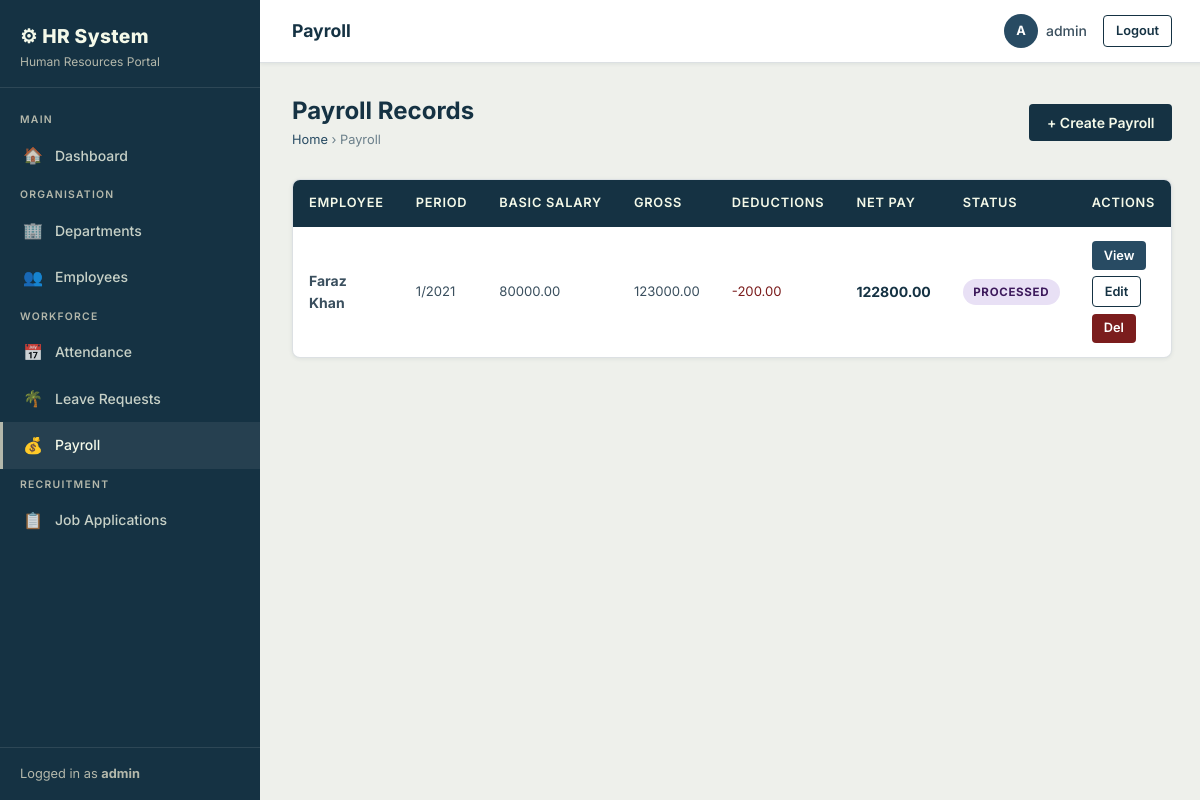
The app's page /payroll/ (signed in), older data.
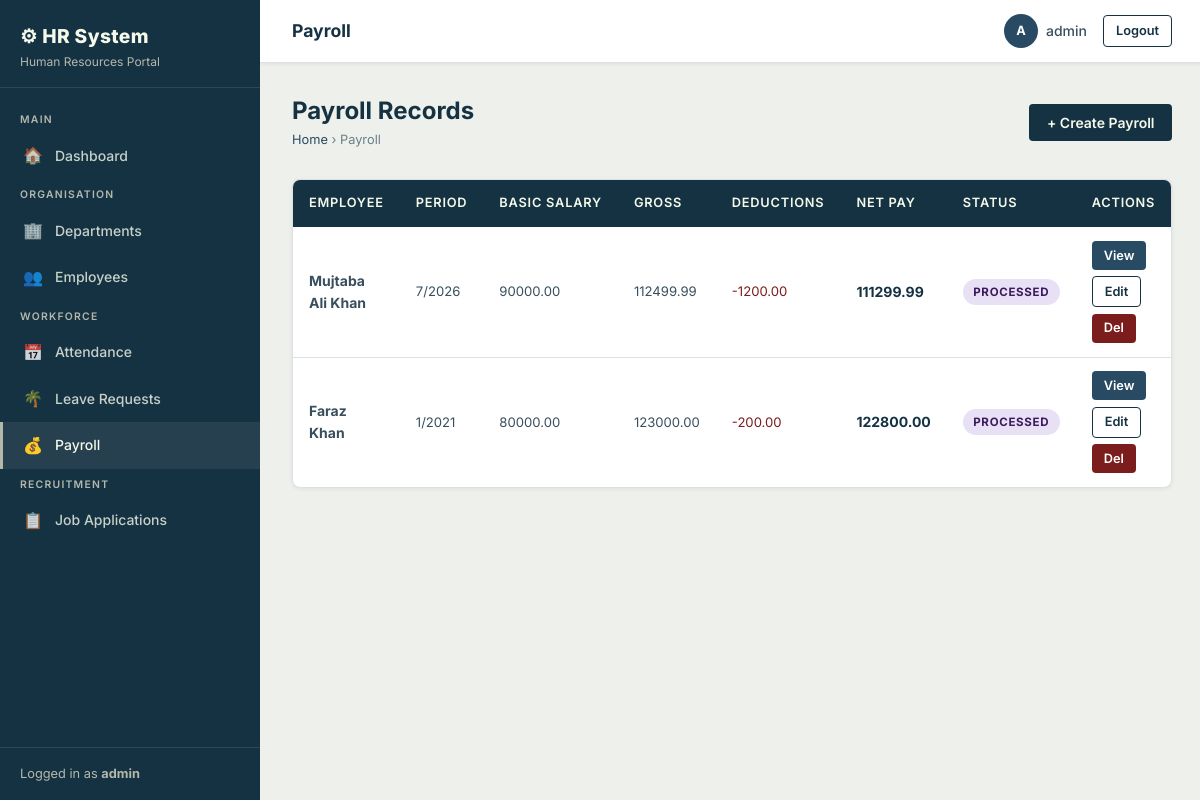
The same page, newer data.
### employees/models.py (models this page shows, shortened)
class Payroll(models.Model):
    STATUS_CHOICES = [('draft', 'Draft'), ('processed', 'Processed'), ('paid', 'Paid')]
    employee = models.ForeignKey(Employee, on_delete=models.CASCADE, related_name='payrolls')
    month = models.IntegerField()
    year = models.IntegerField()
    basic_salary = models.DecimalField(max_digits=12, decimal_places=2)
    house_rent = models.DecimalField(max_digits=10, decimal_places=2, default=0)
    medical_allowance = models.DecimalField(max_digits=10, decimal_places=2, default=0)
    transport_allowance = models.DecimalField(max_digits=10, decimal_places=2, default=0)
    other_allowances = models.DecimalField(max_digits=10, decimal_places=2, default=0)
    tax_deduction = models.DecimalField(max_digits=10, decimal_places=2, default=0)
    other_deductions = models.DecimalField(max_digits=10, decimal_places=2, default=0)
    status = models.CharField(max_length=10, choices=STATUS_CHOICES, default='draft')
    processed_on = models.DateTimeField(null=True, blank=True)
    notes = models.TextField(blank=True)
    class Meta:
        unique_together = ('employee', 'month', 'year')
        ordering = ['-year', '-month']
    def gross_salary(self):
        return (self.basic_salary + self.house_rent + self.medical_allowance +
                self.transport_allowance + self.other_allowances)
    def total_deductions(self):
        return self.tax_deduction + self.other_deductions
    def net_salary(self):
        return self.gross_salary() - self.total_deductions()

class Employee(models.Model):
    GENDER_CHOICES = [('M', 'Male'), ('F', 'Female'), ('O', 'Other')]
    STATUS_CHOICES = [('active', 'Active'), ('inactive', 'Inactive'), ('on_leave', 'On Leave')]
    user = models.OneToOneField(User, on_delete=models.CASCADE, null=True, blank=True)
    employee_id = models.CharField(max_length=20, unique=True)
    first_name = models.CharField(max_length=100)
    last_name = models.CharField(max_length=100)
    email = models.EmailField(unique=True)
    phone = models.CharField(max_length=20, blank=True)
    gender = models.CharField(max_length=1, choices=GENDER_CHOICES, blank=True)
    date_of_birth = models.DateField(null=True, blank=True)
    address = models.TextField(blank=True)
    department = models.ForeignKey(Department, on_delete=models.SET_NULL, null=True, blank=True, related_name='employees')
    designation = models.CharField(max_length=100, blank=True)
    date_joined = models.DateField()
    status = models.CharField(max_length=10, choices=STATUS_CHOICES, default='active')
    created_at = models.DateTimeField(auto_now_add=True)
    def full_name(self):
        return f"{self.first_name} {self.last_name}"

### employees/views.py (the view)
# urls.py: path('payroll/', views.payroll_list, name='payroll_list'),
@login_required
def payroll_list(request):
    payrolls = Payroll.objects.select_related('employee').order_by('-year', '-month')
    return render(request, 'employees/payroll_list.html', {'payrolls': payrolls})

### employees/templates/employees/payroll_list.html (shortened to what this page needs)
{% extends 'employees/base.html' %}
{% block page_title %}Payroll{% endblock %}
{% block content %}
<div class="page-header">
  <div>
    <h2>Payroll Records</h2>
    <div class="breadcrumb"><a href="{% url 'dashboard' %}">Home</a> › Payroll</div>
  </div>
  <a href="{% url 'payroll_create' %}" class="btn btn-primary">+ Create Payroll</a>
</div>
<div class="table-wrapper">
  <table>
    <thead>
      <tr>
        <th>Employee</th>
        <th>Period</th>
        <th>Basic Salary</th>
        <th>Gross</th>
        <th>Deductions</th>
        <th>Net Pay</th>
        <th>Status</th>
        <th>Actions</th>
      </tr>
    </thead>
    <tbody>
      {% for p in payrolls %}
      <tr>
        <td class="fw-bold">{{ p.employee.full_name }}</td>
        <td class="text-sm">{{ p.month }}/{{ p.year }}</td>
        <td class="text-sm">{{ p.basic_salary }}</td>
        <td class="text-sm">{{ p.gross_salary }}</td>
        <td class="text-sm" style="color:var(--danger);">-{{ p.total_deductions }}</td>
        <td class="fw-bold text-navy">{{ p.net_salary }}</td>
        <td><span class="badge badge-{{ p.status }}">{{ p.get_status_display }}</span></td>
        <td>
          <div class="btn-group">
            <a href="{% url 'payroll_detail' p.pk %}" class="btn btn-secondary btn-sm">View</a>
            <a href="{% url 'payroll_edit' p.pk %}" class="btn btn-outline btn-sm">Edit</a>
            <a href="{% url 'payroll_delete' p.pk %}" class="btn btn-danger btn-sm">Del</a>
          </div>
        </td>
      </tr>
      {% endfor %}
    </tbody>
  </table>
</div>
{% endblock %}

Row changes from the older to the newer data that the page shows:
added Payroll: employee.full_name "Mujtaba Ali Khan", month "7", year "2026", basic_salary "90000.00", gross_salary "112499.99", total_deductions "1200.00", net_salary "111299.99", status "PROCESSED"
